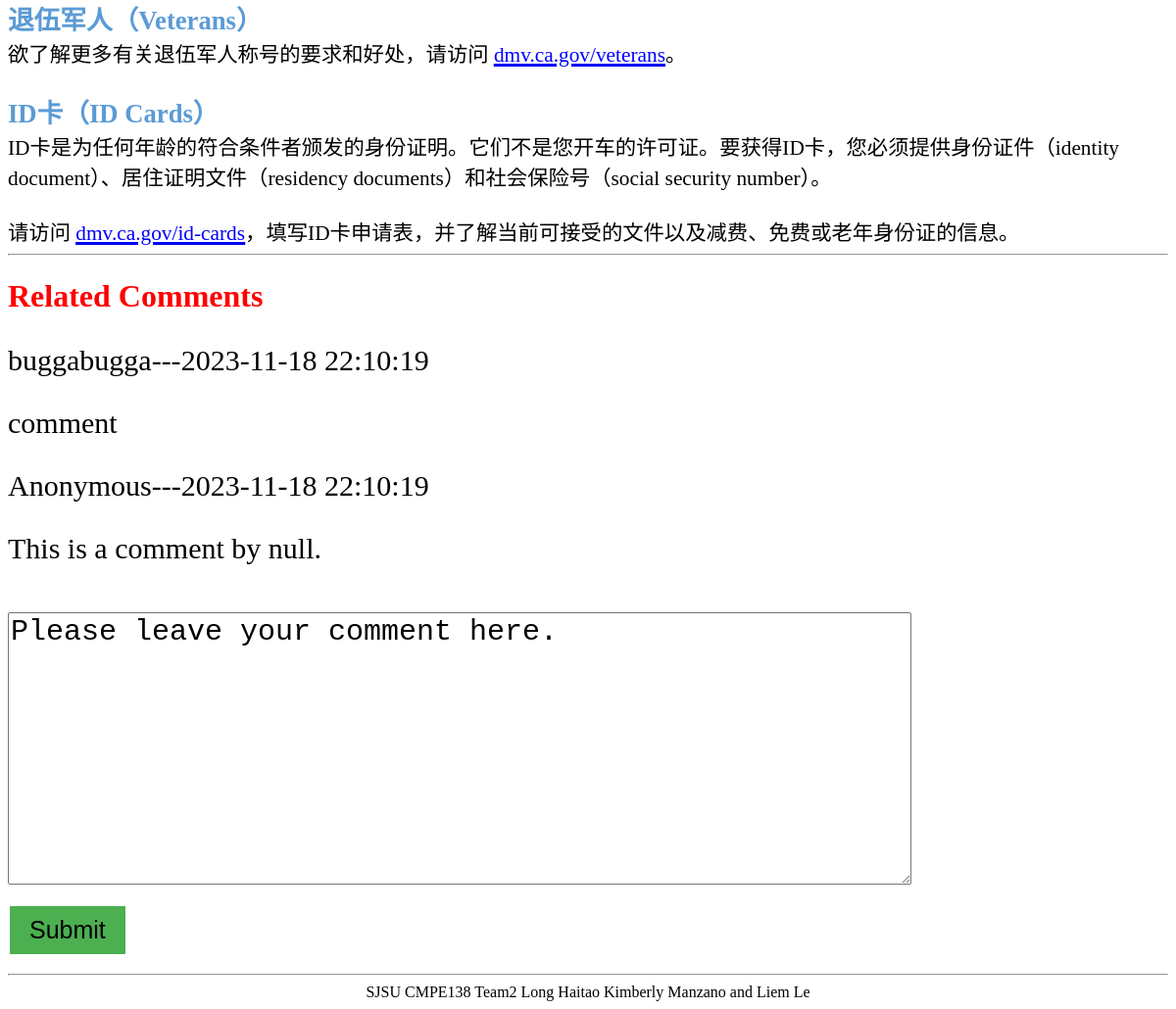
The app's page /pages.php?page_id=s1 (lower part), older data.
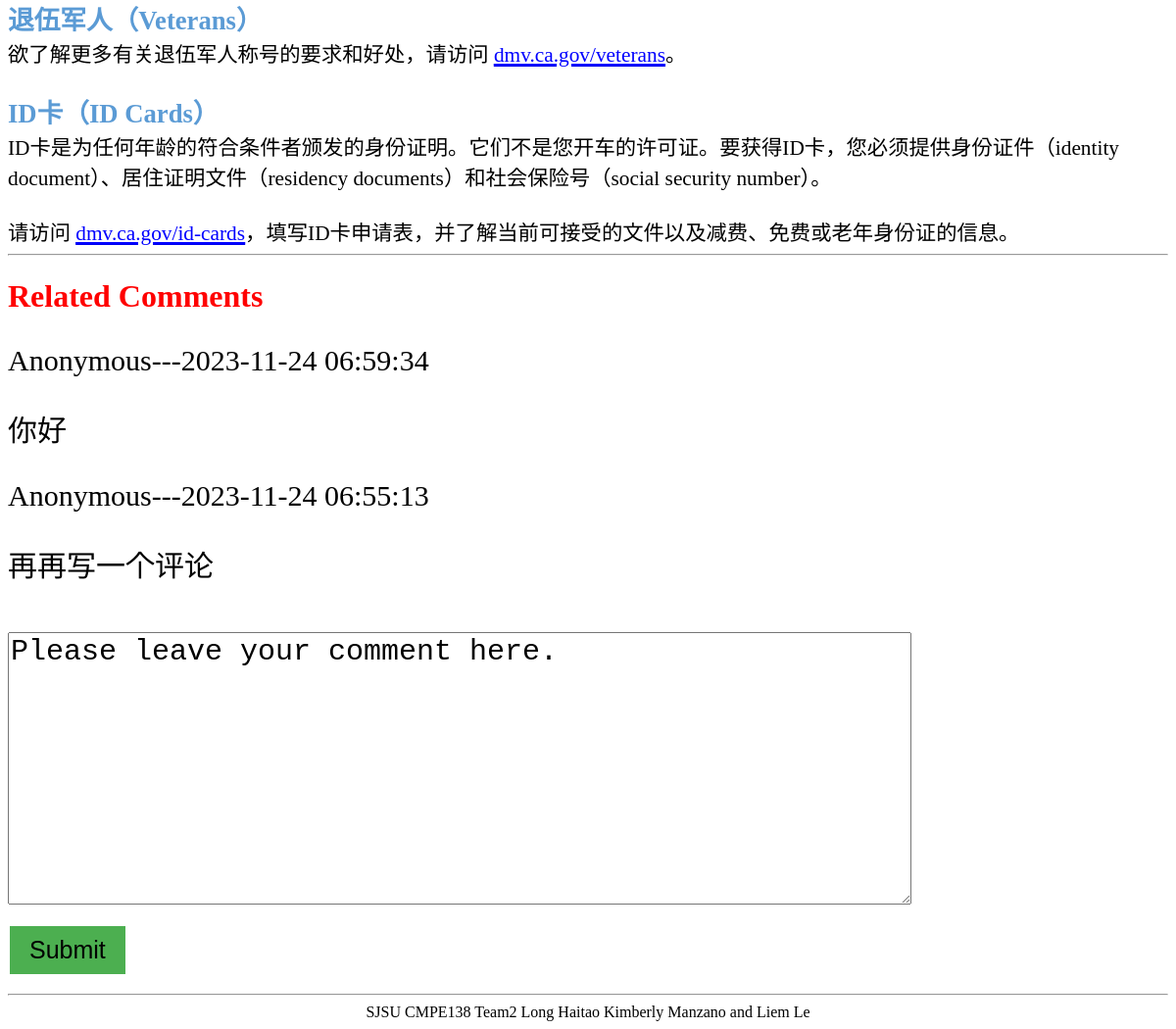
The same page, newer data.
### tables this page shows
CREATE TABLE `comments` (
  `comment_id` int(4) NOT NULL,
  `time_stamp` timestamp NOT NULL DEFAULT current_timestamp(),
  `context` text NOT NULL,
  `page_id` varchar(4) NOT NULL,
  `user_email` varchar(30) NOT NULL
);

### include/config.php (called while the page is built, shortened)
<?php
include_once "Table.php";
include_once "Logger.php";
$lang = 'en';
$host = "localhost";
$username = "root";
$password = "";
$database = "DMVhelper";
$OPTION_COMMENT = 'order by time_stamp desc limit 2';
$log = new Logger('log/', LogLevel::INFO);
try {
    $pdo = new PDO("mysql:host={$host};dbname={$database};charset=utf8",
                   $username,
                   $password);
} catch (PDOException $e) {
    echo $e->getMessage();
    $log->error($e->getMessage());
}
$table_comments = new Table($pdo, $log, 'comments', 'comment_id');

### include/Logger.php (called while the page is built, shortened)
<?php
class Logger extends AbstractLogger
{
    protected $options = array (
        'extension'      => 'txt',
        'dateFormat'     => 'Y-m-d G:i:s.u',
        'filename'       => false,
        'flushFrequency' => false,
        'prefix'         => 'log_',
        'logFormat'      => false,
        'appendContext'  => true,
    );
    private $logFilePath;
    protected $logLevels = array(
        LogLevel::EMERGENCY => 0,
        LogLevel::ALERT     => 1,
        LogLevel::CRITICAL  => 2,
        LogLevel::ERROR     => 3,
        LogLevel::WARNING   => 4,
        LogLevel::NOTICE    => 5,
        LogLevel::INFO      => 6,
        LogLevel::DEBUG     => 7
    );
    public function __construct($logDirectory, $logLevelThreshold = LogLevel::DEBUG, array $options = array())
    {
        $this->logLevelThreshold = $logLevelThreshold;
        $this->options = array_merge($this->options, $options);
        $logDirectory = rtrim($logDirectory, DIRECTORY_SEPARATOR);
    }
    public function setLogFilePath($logDirectory) {
        if ($this->options['filename']) {
            if (strpos($this->options['filename'], '.log') !== false || strpos($this->options['filename'], '.txt') !== false) {
                $this->logFilePath = $logDirectory.DIRECTORY_SEPARATOR.$this->options['filename'];
            }
            else {
                $this->logFilePath = $logDirectory.DIRECTORY_SEPARATOR.$this->options['filename'].'.'.$this->options['extension'];
            }
        } else {
            $this->logFilePath = $logDirectory.DIRECTORY_SEPARATOR.$this->options['prefix'].date('Y-m-d').'.'.$this->options['extension'];
        }
    }
    public function setFileHandle($writeMode) {
        $this->fileHandle = fopen($this->logFilePath, $writeMode);
    }
    public function log($level, $message, array $context = array())
    {
        $message = $this->formatMessage($level, $message, $context);
    }
    protected function formatMessage($level, $message, $context)
    {
        if ($this->options['logFormat']) {
            $parts = array(
                'date'          => $this->getTimestamp(),
                'level'         => strtoupper($level),
                'level-padding' => str_repeat(' ', 9 - strlen($level)),
                'priority'      => $this->logLevels[$level],
                'message'       => $message,
                'context'       => json_encode($context),
            );
            $message = $this->options['logFormat'];
            foreach ($parts as $part => $value) {
                $message = str_replace('{'.$part.'}', $value, $message);
            }
        } else {
            $message = "[{$this->getTimestamp()}] [{$level}] {$message}";
        }
        return $message.PHP_EOL;
    }
    private function getTimestamp()
    {
        $originalTime = microtime(true);
        $micro = sprintf("%06d", ($originalTime - floor($originalTime)) * 1000000);
        $date = new DateTime(date('Y-m-d H:i:s.'.$micro, (int)$originalTime));
        return $date->format($this->options['dateFormat']);
    }
}

### include/Table.php (called while the page is built, shortened)
<?php
include_once "Logger.php";
class Table {
    private $pdo;
    private $log;
    public function __construct(PDO $pdo, Logger $log, string $table, string $primaryKey='') {
        $this->pdo = $pdo;
        $this->log = $log;
    }
    public function select($sql) {
        $stmt = $this->action($sql);
        return $stmt->fetchAll();
    }
    private function action($sql) {
        try {
            $this->log->info(($_SESSION['email'] ?? 'Anonymous').', '.basename($_SERVER['SCRIPT_FILENAME']).', '.$sql);
            $stmt = $this->pdo->query($sql);
        } catch (PDOException $e) {
            $this->log->error($e->getMessage());
            echo $e->getMessage();
        }
        return $stmt;
    }
}

### include/comments.php (the view, shortened to what this page needs)
<?php
$sql = "SELECT * FROM comments WHERE page_id= '{$_GET['page_id']}' {$OPTION_COMMENT};";
$comments = $table_comments->select($sql);
foreach ($comments as $c) {
    $context = $c['context'];
    $time_stamp = $c['time_stamp'];
    $user_email = $c['user_email'];
?>
<form>
    <p class="comment"><?php echo $user_email.'---'; echo $time_stamp ?> </p>
    <p class="comment"><?php echo $context ?></p>
</form>
<?php
}
?>
<form  method="post">
    <br />
    <textarea name="comments" cols="50" rows="8"><?php echo $UI['page']['comment']['default_comment'][$lang]?></textarea>
    <br />
    <br />
    <input type="submit" value="<?php echo $UI['page']['comment']['submit'][$lang]?>">
    <br />
</form>

### pages.php (shortened to what this page needs)
<?php include('include/config.php') ?>
<html>
    <head>
        <link href="css/style.css" rel="stylesheet" type="text/css">
    </head>
    <body>
    <?php include('include/login.php') ?>
    <?php include('include/menu.php') ?>
    <hr>
    <h1><?php echo $UI['page']['related_comment'][$lang] ?></h1>
    <?php include('include/comments.php') ?>
    <hr>
    <?php include('include/footer.php') ?>
    </body>
</html>

### include/login.php (shortened to what this page needs)
<html>
	<head>
		<link href="css/style.css" rel="stylesheet" type="text/css">
		<link href="css/login.css" rel="stylesheet">
	</head>
</html>

### include/menu.php (shortened to what this page needs)
<br />
<br />
<br />
<br />
<br />
<br />
<br />
<br />
<br />
<br />
<br />
<br />
<br />
<br />
<br />
<br />
<br />
<br />
<br />
<br />
<br />

### include/footer.php
<div class="center-text">
    SJSU CMPE138 Team2 Long Haitao Kimberly Manzano and Liem Le
</div>

### css/style.css (style rules this page uses)
.center-text { text-align: center; }
.comment, textarea, .admincrud, p,input[type="submit"] { font-size: 30px; }
input[type="submit"], button { background-color: #4CAF50; border: none; padding: 10px 20px; text-decoration: none; margin: 4px 2px; cursor: pointer; font-size: 25px; }

Row changes from the older to the newer data that the page shows:
removed comments: user_email "buggabugga", time_stamp "2023-11-18 22:10:19", context "comment"
no longer on this page (row unchanged): comments: user_email "Anonymous", time_stamp "2023-11-18 22:10:19", context "This is a comment by null."
added comments: user_email "Anonymous", time_stamp "2023-11-24 06:59:34", context "你好"
added comments: user_email "Anonymous", time_stamp "2023-11-24 06:55:13", context "再再写一个评论"
